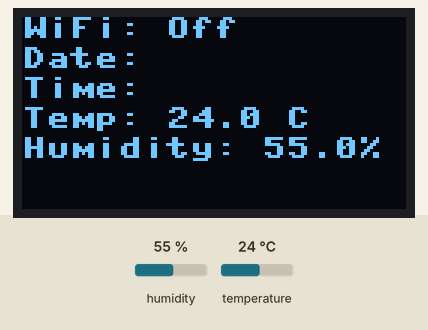
Recording of a program running on a simulated ESP32 board running MicroPython. Parts: 128×64 one-colour display. Wiring (from the project's diagram.json): DHT22 sensor on GPIO 23. Inputs (shaded band) come from the test bench; at power-on: humidity 55 %, temperature 24 °C. WiFi joins after 1.5 s; the clock reads 2024-03-15 10:24:30 at power-on unless the program sets it; web requests get an empty 200 reply after 0.4 s; library files of the repository ran but are not shown: ssd1306.py; what the program prints to the serial console is not drawn.

Above: at 1.2 s.
1.3 s: humidity set to 22 %
At 2.3 s:
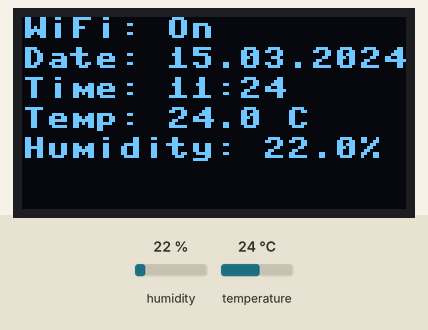
3.2 s: temperature set to 12 °C
At 4.9 s:
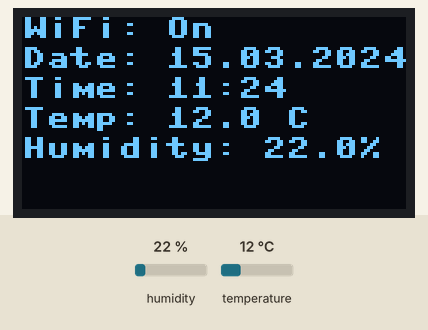
5.2 s: humidity set to 40 %
At 6.6 s:
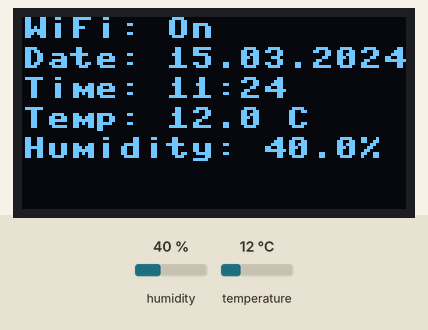
7.2 s: temperature set to 19 °C
At 31.0 s:
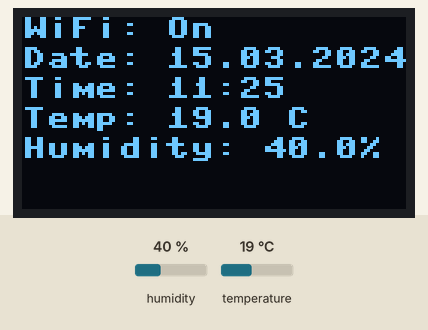
Timing chart, 0 to 31.8 s (numbered marks = the images above; inputs shaded):
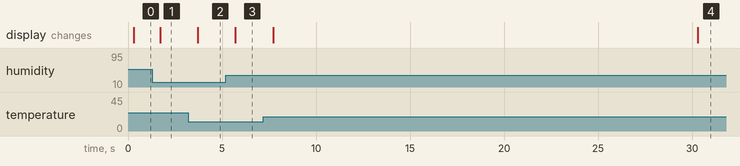

The program:

main.py
```python
import sys
import time
import network # for WiFi connection
import urequests # for HTTP requests
from machine import Pin, I2C
from dht import DHT22
import ssd1306 # for working with ssd1306 display
import uasyncio # for async tasks
import ntptime

# NTP server
ntptime.host = "tik.cesnet.cz"

# Time offset
cet_offset = 3600

# Temperature and humidity sensor
dht22 = DHT22(Pin(23))

# OLED display
i2c = I2C(1, scl=Pin(22), sda=Pin(21))

# WiFi credentials
wifi_ssid = "Wokwi-GUEST"
wifi_password = ""

# HTTP
server_url = "https://5420cb00-2496-4be0-ac62-279446417ea1.mock.pstmn.io"
http_headers = { "Content-Typ": "application/json" }

# WiFi connection
wifi = network.WLAN(network.STA_IF)

# Connect to WiFi
async def connect_wifi ():
    wifi.active(True)

    if wifi.isconnected():
        return

    wifi.connect(wifi_ssid, wifi_password)
    print("Trying to connect to Wifi...")

    while not wifi.isconnected():
        await uasyncio.sleep_ms(200)

    print("Connected to", wifi_ssid)

# Send information from DHT22 sensor
async def send_dht22 (temperature, humidity):
    if not wifi.isconnected():
        return

    try:
        url = server_url + "/dht22"
        print("Sending DHT22 data...")
        print("Temperature =", temperature)
        print("Humidity =", humidity)
        data = { "temperature": temperature, "humidity": humidity }
        response = urequests.post(url, json = data, headers = http_headers)
        response.close()
        sending = False
    except:
        print("Failed to send data to", url)

# Get localtime with offset
def get_localtime (offset):
    # Synchronize with NTP server every time to make sure that time is correct
    ntptime.settime()
    return time.localtime(time.time() + offset)

# Display current date, time and DHT22 data
async def ssd1306_display ():
    # Init display
    oled_width = 128
    oled_height = 64
    oled = ssd1306.SSD1306_I2C(oled_width, oled_height, i2c)
    t = None

    while True:
        is_connected = wifi.isconnected()

        if is_connected:
            t = get_localtime(cet_offset)

        oled.fill(0)
        oled.text("WiFi: " + ("On" if is_connected else "Off"), 0, 0)
        oled.text("Date: " + ("{:02d}.{:02d}.{}".format(t[2], t[1], t[0]) if is_connected else ""), 0, 10)
        oled.text("Time: " + ("{:02d}:{:02d}".format(t[3], t[4]) if is_connected else ""), 0, 20)
        oled.text("Temp: " + str(dht22.temperature()) + " C", 0, 30)
        oled.text("Humidity: " + str(dht22.humidity()) + "%", 0, 40)
        oled.show()
        await uasyncio.sleep_ms(200)

# Measure values from DHT22 sensor
async def listen_dht22 ():
    while True:
        dht22.measure()
        await uasyncio.sleep_ms(200)

# Send DHT22 data to mock server, if something changed
async def send ():
    last_humidity = None
    last_temperature = None

    while True:
        curr_temperature = dht22.temperature()
        curr_humidity = dht22.humidity()

        if last_temperature != curr_temperature or last_humidity != curr_humidity:
            last_temperature = curr_temperature
            last_humidity = curr_humidity
            await send_dht22(curr_temperature, curr_humidity)

        await uasyncio.sleep(10)

async def main ():
    # Create tasks
    wifi_task = uasyncio.create_task(connect_wifi())
    ssd1306_task = uasyncio.create_task(ssd1306_display())
    dht22_task = uasyncio.create_task(listen_dht22())
    send_task = uasyncio.create_task(send())

    # Run
    await wifi_task
    await ssd1306_task
    await dht22_task
    await send_task

uasyncio.run(main())
```

Measured:
- after the input at 1.3 s, the display: changes after 0.42 s (image 1)
- after the input at 3.2 s, the display: changes after 0.52 s (image 2)
- after the input at 5.2 s, the display: changes after 0.52 s (image 3)
- after the input at 7.2 s, the display: first changes after 0.52 s (image 4 shows a later state)
